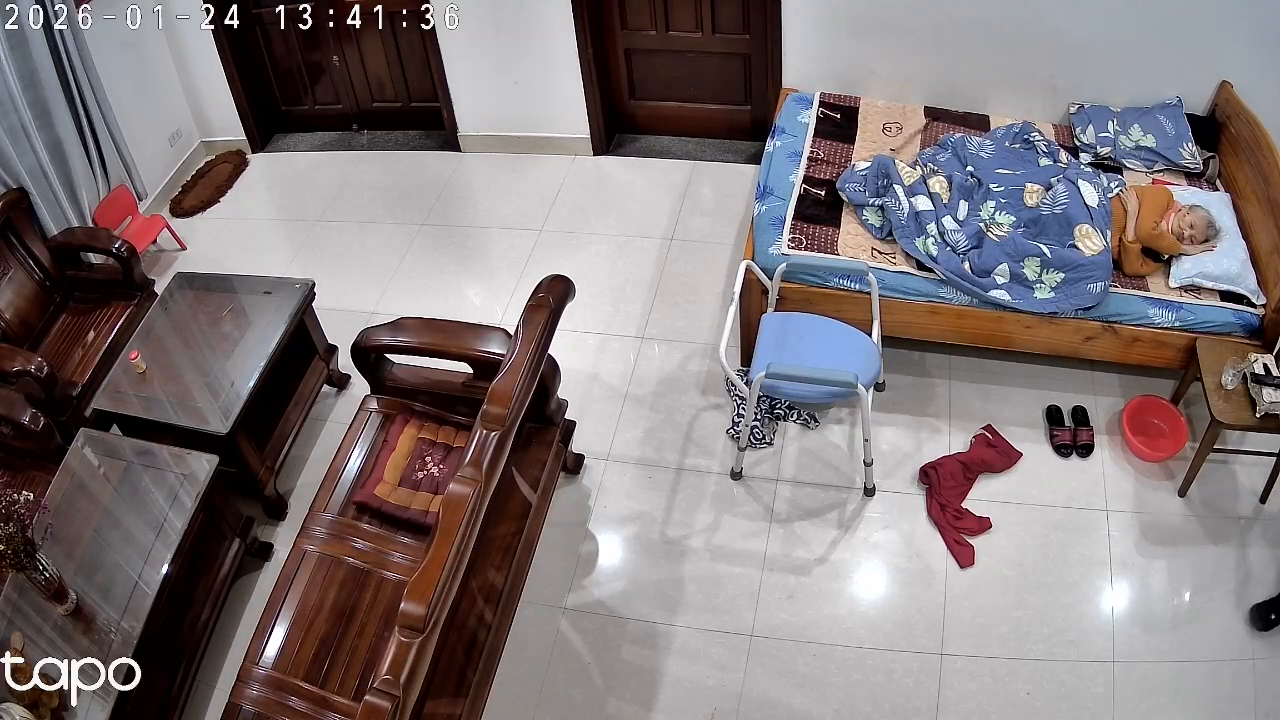
#> input picture frame 17 of backend/data/video/walking.mp4, 1280 x 720 px, given in place of video.mp4, which was not available
$ python video_source.py
#> lines starting #> are read from the running program, lines starting #| are printed output that depends on the picture
"""
Unified video source handler (local files + RTSP).
"""
import cv2
from typing import Optional, Tuple
import numpy as np
from pathlib import Path


class VideoSource:
    """
    Unified interface for video files and RTSP streams.
    """

    def __init__(self, source: str, source_type: str = "video",
                 username: str = None, password: str = None,
                 resize_width: int = None):
        """
        Initialize video source.

        Args:
            source: Video file path or RTSP URL
            source_type: "video" or "rtsp"
            username: RTSP username (optional)
            password: RTSP password (optional)
            resize_width: Resize frames to this width (optional)
        """
        self.source = source
        self.source_type = source_type
        self.resize_width = resize_width

        # Build connection string
        if source_type == "rtsp" and username and password:
            # Insert credentials into RTSP URL
            # rtsp://192.168.1.100:554/stream1
            # -> rtsp://user:pass@192.168.1.100:554/stream1
            url_parts = source.replace("rtsp://", "").split("/")
            host = url_parts[0]
            path = "/".join(url_parts[1:])
            self.connection_string = f"rtsp://{username}:{password}@{host}/{path}"
        else:
            self.connection_string = source

        self.cap = None
        self.fps = None
        self.frame_count = 0

    def open(self) -> bool:
        """
        Open video source.

        Returns:
            True if successful
        """
        self.cap = cv2.VideoCapture(self.connection_string)

        if not self.cap.isOpened():
            return False

        # Get video properties
        self.fps = self.cap.get(cv2.CAP_PROP_FPS)
        if self.source_type == "video":
            self.frame_count = int(self.cap.get(cv2.CAP_PROP_FRAME_COUNT))

        return True

    def read(self) -> Tuple[bool, Optional[np.ndarray]]:
        """
        Read next frame.

        Returns:
            (success, frame) tuple
        """
        if self.cap is None:
            return False, None

        ret, frame = self.cap.read()
#> frame is the input picture: shape (720, 1280, 3); mean B, G, R 121.9, 120.3, 129.7

        if not ret:
            return False, None

        # Resize if requested
        if self.resize_width and frame is not None:
            h, w = frame.shape[:2]
#> h = 720; w = 1280
            new_h = int(h * (self.resize_width / w))
#> new_h = 360
            frame = cv2.resize(frame, (self.resize_width, new_h))
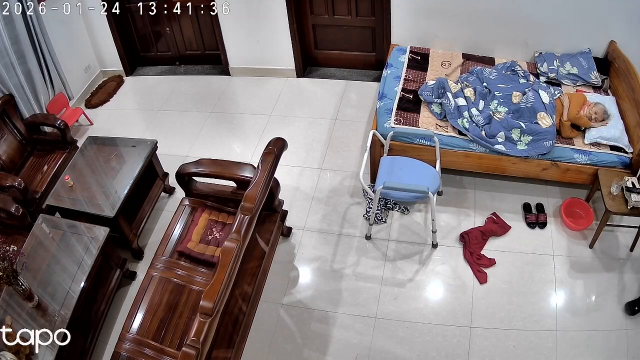
#> frame: shape (360, 640, 3); mean B, G, R 122, 120.5, 129.8

        return True, frame

    def release(self):
        """Release video source."""
        if self.cap:
            self.cap.release()

    def __enter__(self):
        """Context manager entry."""
        self.open()
        return self

    def __exit__(self, exc_type, exc_val, exc_tb):
        """Context manager exit."""
        self.release()


if __name__ == "__main__":
    # Test with video file
    source = VideoSource("/path/to/test/video.mp4", "video", resize_width=640)
    if source.open():
        ret, frame = source.read()
        if ret:
            print(f"Successfully read frame: {frame.shape}")
#| Successfully read frame: (360, 640, 3)
        source.release()

$ run again, starting later in the video
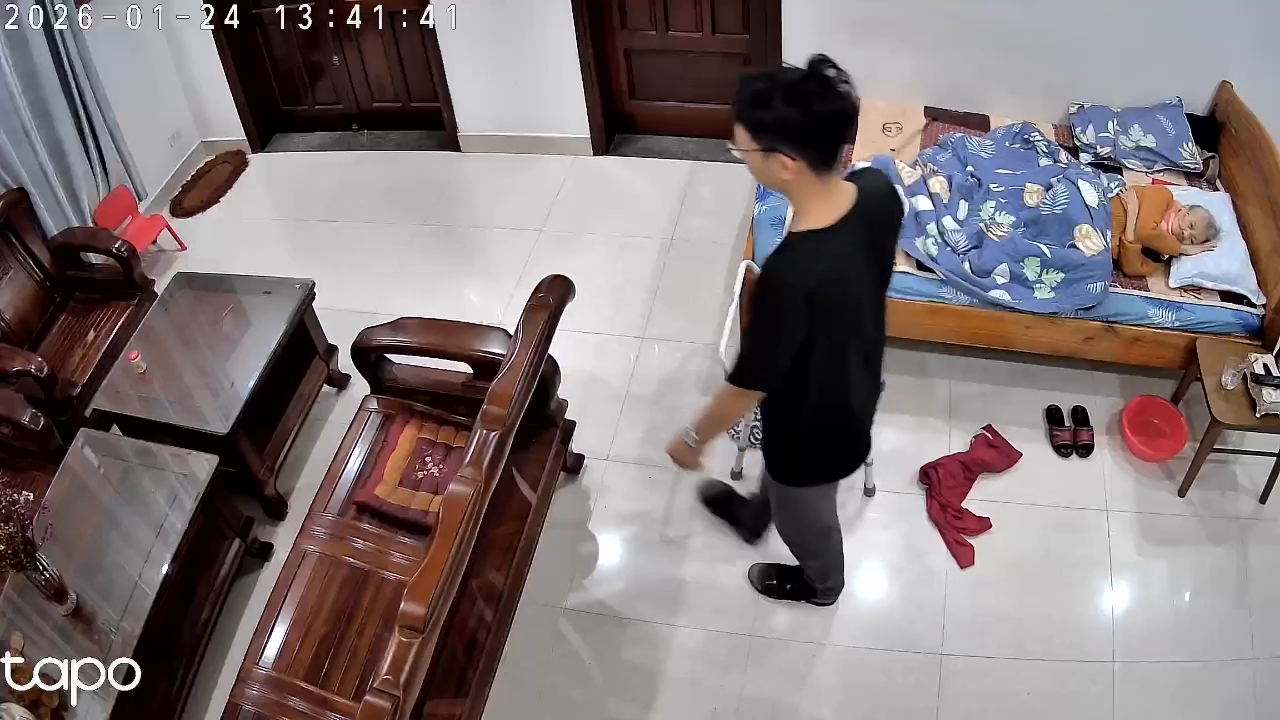
#> input picture frame 80 of backend/data/video/walking.mp4, 1280 x 720 px, given in place of video.mp4, which was not available
#> in read, frame is the input picture: shape (720, 1280, 3); mean B, G, R 119.7, 118.3, 129.3
#> in read, `frame = cv2.resize(frame, (self.resize_width, new_h))`:
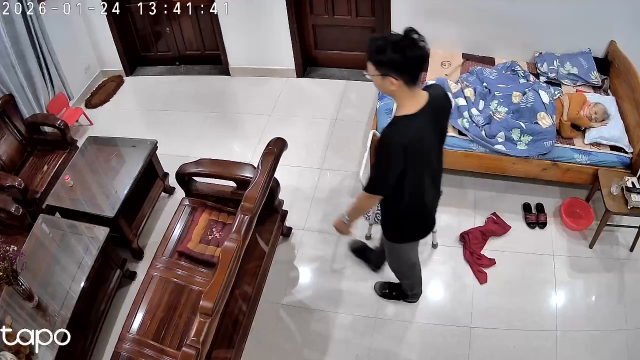
#> frame: shape (360, 640, 3); mean B, G, R 119.8, 118.5, 129.4
#| Successfully read frame: (360, 640, 3)

$ run again, starting later in the video
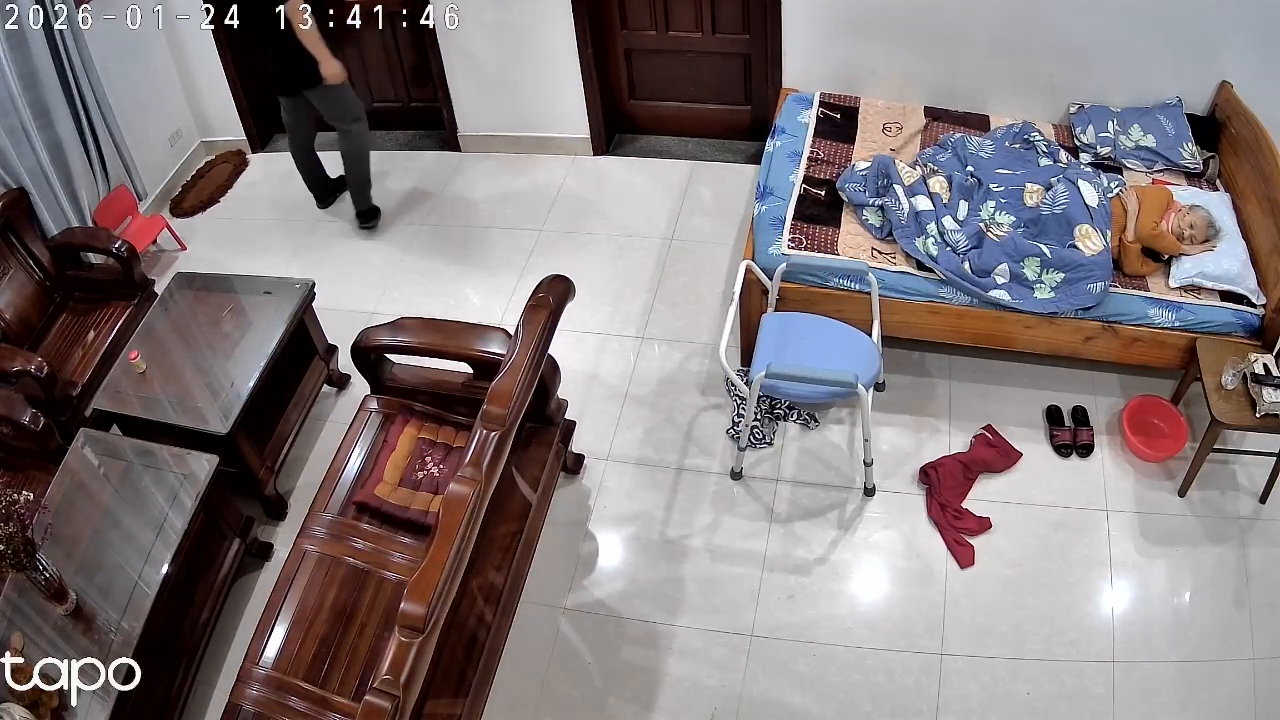
#> input picture frame 143 of backend/data/video/walking.mp4, 1280 x 720 px, given in place of video.mp4, which was not available
#> in read, frame is the input picture: shape (720, 1280, 3); mean B, G, R 124.5, 122.4, 132.2
#> in read, `frame = cv2.resize(frame, (self.resize_width, new_h))`:
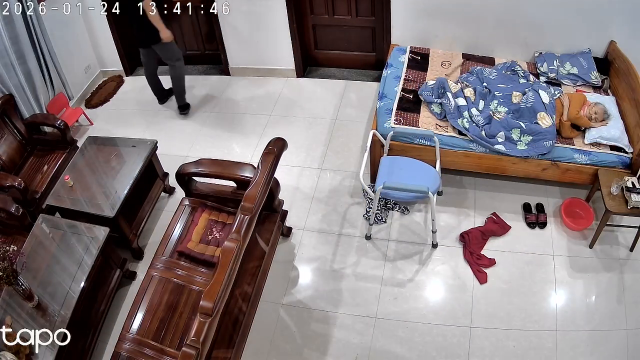
#> frame: shape (360, 640, 3); mean B, G, R 124.6, 122.6, 132.4
#| Successfully read frame: (360, 640, 3)
